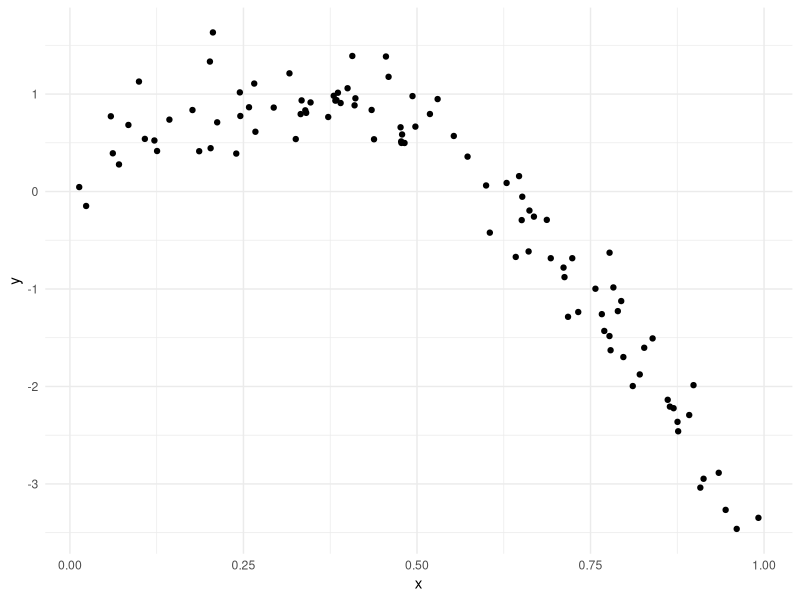
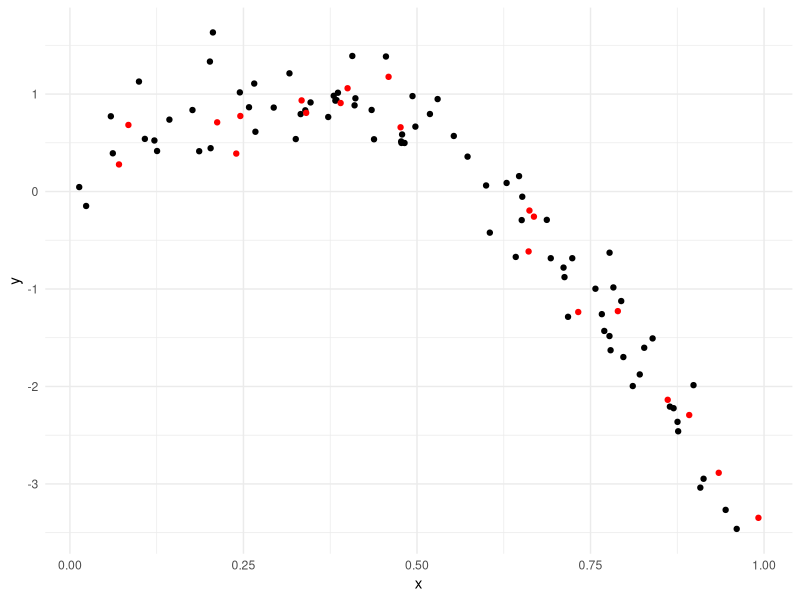
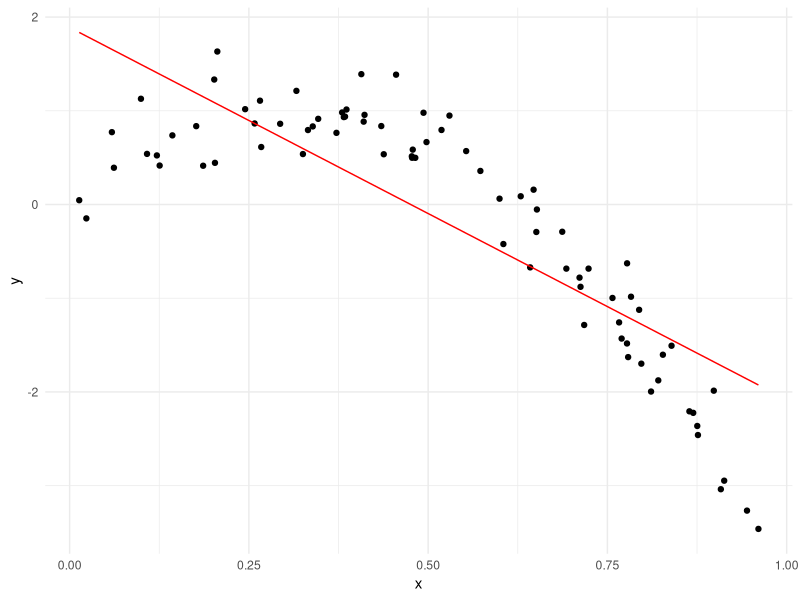
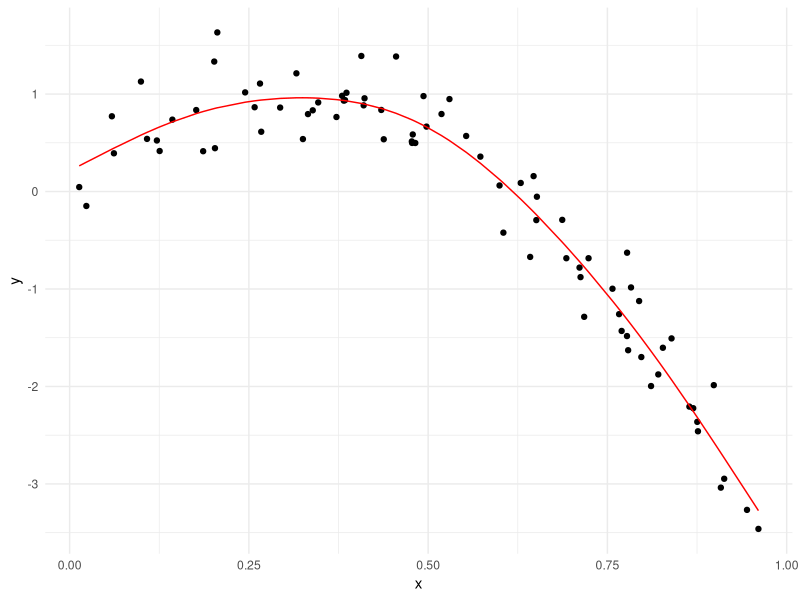
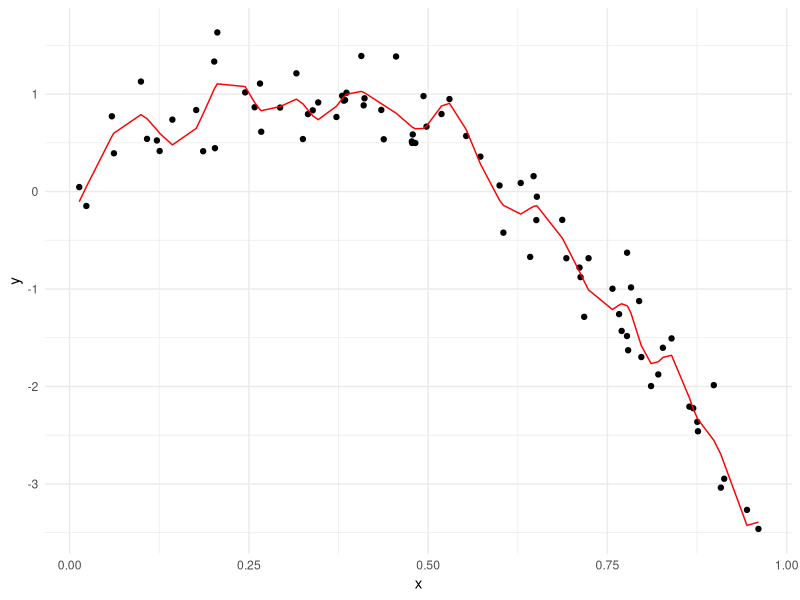
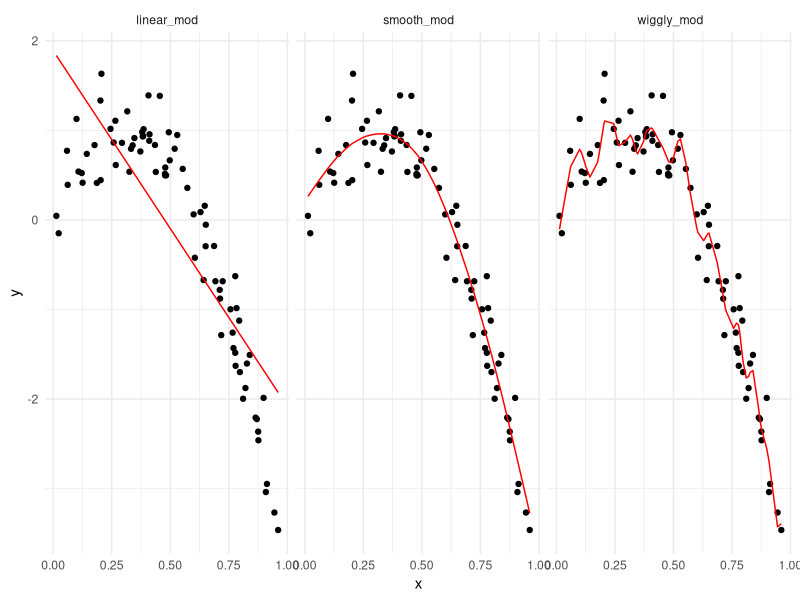
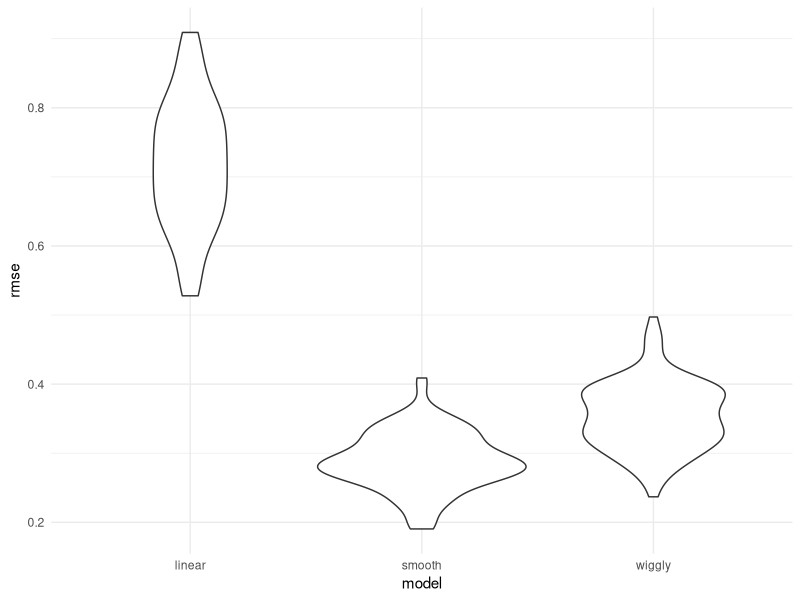

These figures' R source, in order:
## ---- chunk 1
library(tidyverse)
library(modelr)
library(mgcv)

knitr::opts_chunk$set(
  fig.width = 6,
  fig.asp = .6,
  out.width = "90%"
)

theme_set(theme_minimal() + theme(legend.position = "bottom"))

options(
  ggplot2.continuous.colour = "viridis",
  ggplot2.continuous.fill = "viridis"
)

scale_colour_discrete = scale_colour_viridis_d
scale_fill_discrete = scale_fill_viridis_d

set.seed(1)
## ---- chunk 2
nonlin_df = 
  tibble(
    id = 1:100,
    x = runif(100, 0, 1),
    y = 1 - 10 * (x - .3) ^ 2 + rnorm(100, 0, .3)
  )
## ---- chunk 3
nonlin_df %>% 
  ggplot(aes(x = x, y = y)) + 
  geom_point()
## ---- chunk 4
train_df = sample_n(nonlin_df, size = 80)  # set training df with a sample of n = 80.
test_df = anti_join(nonlin_df, train_df, by = "id") # anti-join function takes the remaining 20 rows and puts them in test_df, anti-join items in nonlin_df and not in train_df, by id column.

ggplot(train_df, aes(x = x, y = y)) +   # plot both df together, by different colors.
  geom_point() + 
  geom_point(data = test_df, color = "red")
## ---- chunk 5
linear_mod = lm(y ~ x, data = train_df) # linear model, y against x using training_df.
smooth_mod = mgcv::gam(y ~ s(x), data = train_df)  # smooth model using mgcv package (function = gam:generalized additive model), y~s(x) means y is a smooth function of x.
wiggly_mod = mgcv::gam(y ~ s(x, k = 30), sp = 10e-6, data = train_df) # k and sp are parameters that specify smoothness, 10e_6 will tell to make smoothness close to zero!
## ---- chunk 6
train_df %>% 
  add_predictions(linear_mod) %>%   #add-predictions function adds a column of fitted values to the linear_model.
  ggplot(aes(x = x, y = y)) +
  geom_point() + 
  geom_line(aes(y = pred), color = "red") # predictions are the y-values
## ---- chunk 7
train_df %>% 
  add_predictions(smooth_mod) %>%   
  ggplot(aes(x = x, y = y)) +
  geom_point() + 
  geom_line(aes(y = pred), color = "red") 
## ---- chunk 8
train_df %>% 
  add_predictions(wiggly_mod) %>%   
  ggplot(aes(x = x, y = y)) +
  geom_point() + 
  geom_line(aes(y = pred), color = "red") 
## ---- chunk 9
train_df %>% 
  gather_predictions(linear_mod, smooth_mod, wiggly_mod) %>%   #"gather" is used. Models get stacked on top of each other.
  ggplot(aes(x = x, y = y)) +
  geom_point() + 
  geom_line(aes(y = pred), color = "red") +
facet_grid(. ~model)        # then use facet_grid to separate them, by model type on y-axis, "." for x-axis used as is.
## ---- chunk 10
rmse(linear_mod, test_df)   #rmse function calculates it on the model and df given as input.
rmse(smooth_mod, test_df)
rmse(wiggly_mod, test_df)

# root mean squared error (rmse) lowest  for smooth model => best fit.
## ---- chunk 11
cv_df =          # creating a cross-validation df
  crossv_mc(nonlin_df, 100)   # cross-validation on "non_linear" df, 100 runs = drawing samples from a dataset in a repeated way.

cv_df
## ---- chunk 12
cv_df %>% pull(train) %>% .[[1]] %>% as_tibble() #looking at 1st list object in "train" column
cv_df %>% pull(test) %>% .[[1]] %>% as_tibble() #similarly can look at testing dataset.
## ---- chunk 13
cv_df =
  cv_df %>% 
  mutate(
    train = map(train, as_tibble),  #convert everything in train datasets as tibble.
    test = map(test, as_tibble) #map across testing datasets and convert to tibble too.
  # necessary conversion to use models functions.
  )
cv_df                
## ---- chunk 14
cv_df %>%    # will try to fit linear model to every element in train column.
  mutate(
    linear_mod = map(.x = train, ~lm(y ~ x, data = .x)), #fit lm to every element of train-column, i.e. data for lm is ".x" = which is a placeholder for "train" objects. 
 
# output = a list column w/linear models, 100 of them

# doing the same with smooth_model & wiggly model:
  smooth_mod = map(.x = train, ~gam(y ~ s(x), data = .x)),
  wiggle_mod = map(.x = train, ~gam(y ~s(x, k = 30), sp = 10e-6, data = .x))
  ) %>% 
  mutate(            #checking rmse's:
    rmse_linear = map2(.x = linear_mod, .y = test, ~rmse(model = .x, data = .y)) #since 2 inputs needed(model-type and data column="test"), need map2
  )    # = output will be a column of lists that have a single value for rmse in each.

# instead, to get a column with just rmse values replace line 165/166 with:
#   mutate(            
#    rmse_linear = map2_dbl(.x = linear_mod, .y = test, ~rmse(model = .x, data = .y))

#map2_dbl = will store just the values in a column, vs in a list first then in a column.
## ---- chunk 15
cv_df = 
cv_df %>%    
  mutate(
    linear_mod = map(.x = train, ~lm(y ~ x, data = .x)), 
    smooth_mod = map(.x = train, ~gam(y ~ s(x), data = .x)),
    wiggly_mod = map(.x = train, ~gam(y ~s(x, k = 30), sp = 10e-6, data = .x))
  ) %>% 
  mutate(           
    rmse_linear = map2_dbl(.x = linear_mod, .y = test, ~rmse(model = .x, data = .y)),
    rmse_smooth = map2_dbl(.x = smooth_mod, .y = test, ~rmse(model = .x, data = .y)),
    rmse_wiggly = map2_dbl(.x = wiggly_mod, .y = test, ~rmse(model = .x, data = .y))
  )

cv_df   
## ---- chunk 16
cv_df %>% 
  select(starts_with("rmse")) %>%    #select rmse columns only, not tidy output, so:
  pivot_longer(
    everything(),   #pivoting all of the columns.
    names_to = "model",
    values_to = "rmse",
    names_prefix = "rmse_"   #get rid of prefixes
  ) %>%         # now wee will plot results
  ggplot(aes(x = model, y = rmse)) +
  geom_violin()      #result = smooth model has the lowest rmse
## ---- chunk 17
cv_df %>% 
  select(starts_with("rmse")) %>%    #select rmse columns only, not tidy output, so:
  pivot_longer(
    everything(),   #pivoting all of the columns.
    names_to = "model",
    values_to = "rmse",
    names_prefix = "rmse_"   #get rid of prefixes
  ) %>% 
  group_by(model) %>% 
  summarize(avg_rmse = mean(rmse))

